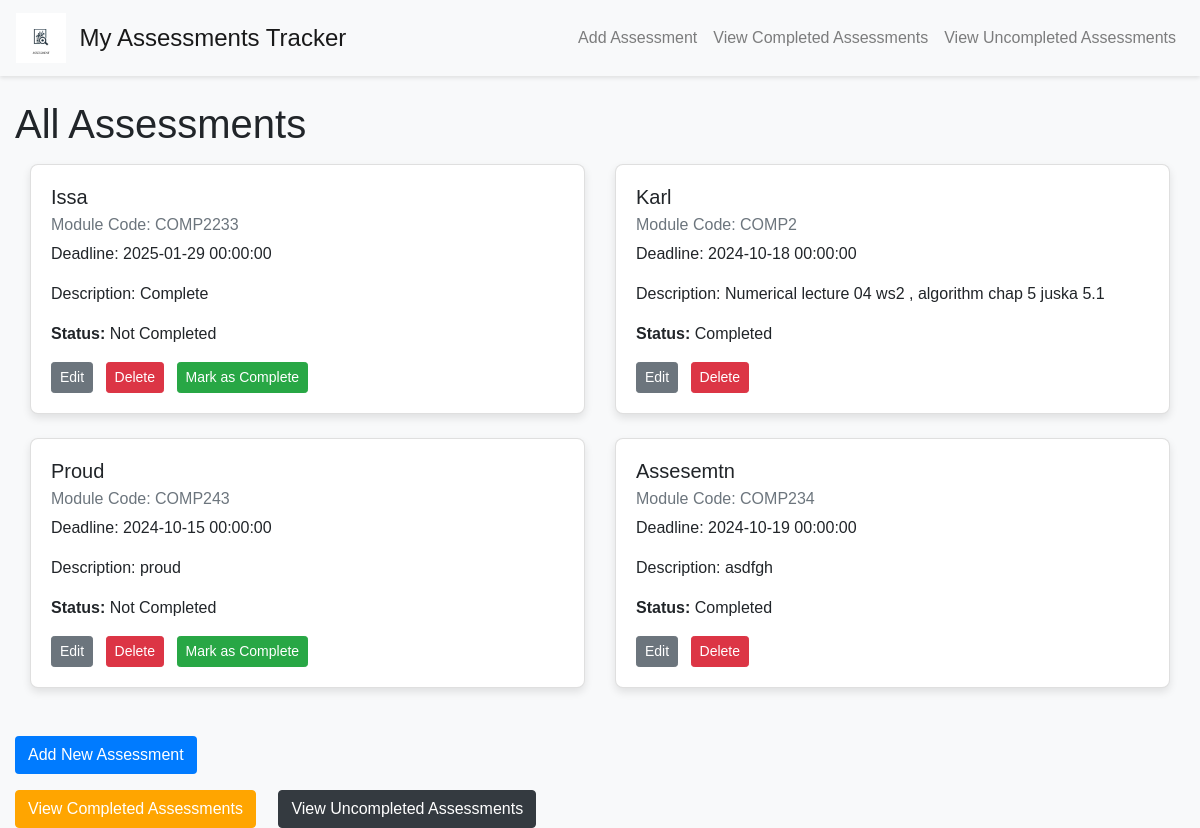
Before: / with the older database file.
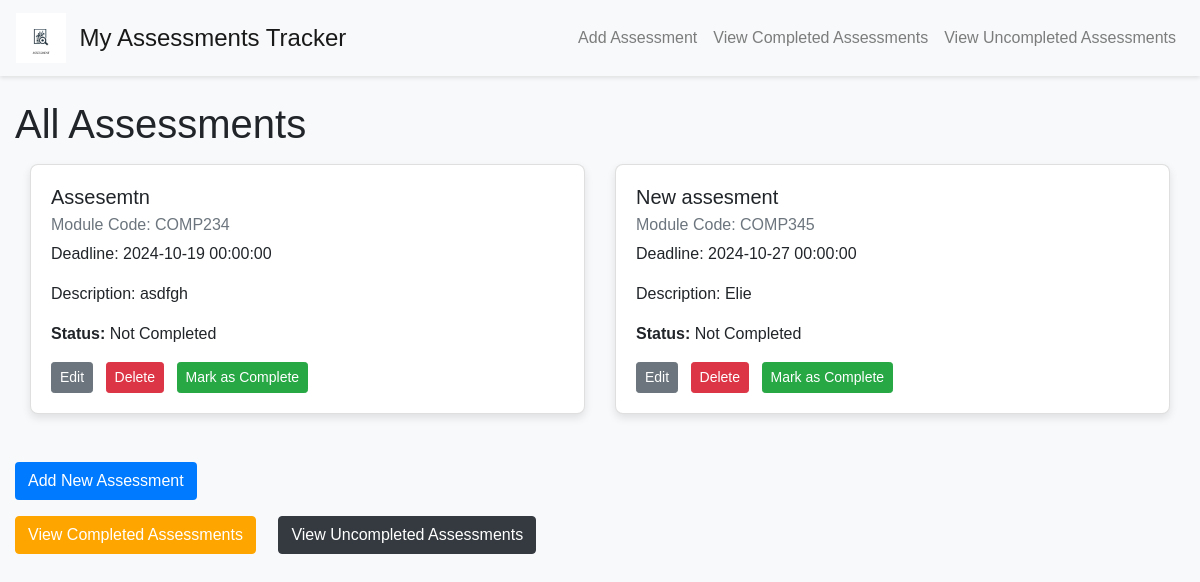
After: the same page with the newer database file.
### app/models.py (models this page shows)
class Assessment(db.Model):
    id = db.Column(db.Integer, primary_key=True)
    title = db.Column(db.String(100), nullable=False)
    module_code = db.Column(db.String(20), nullable=False)
    deadline_date = db.Column(db.DateTime, nullable=False)
    description = db.Column(db.Text, nullable=False)
    is_complete = db.Column(db.Boolean, default=False)

### app/views.py (the view)
@app.route('/')
def index():
    assessments = Assessment.query.all()
    return render_template('index.html', title='All Assessments', assessments=assessments)

### app/templates/index.html
{% extends "base.html" %}
{% block content %}
  <h1 class="mt-4">All Assessments</h1>
  <div class="container mt-3">
    <div class="row">
      {% for assessment in assessments %}
        <div class="col-md-6 mb-4">
          <div class="card">
            <div class="card-body">
              <h5 class="card-title">{{ assessment.title }}</h5>
              <h6 class="card-subtitle mb-2 text-muted">Module Code: {{ assessment.module_code }}</h6>
              <p class="card-text">Deadline: {{ assessment.deadline_date }}</p>
              <p class="card-text">Description: {{ assessment.description }}</p>
              <p class="card-text"><strong>Status:</strong> {{ 'Completed' if assessment.is_complete else 'Not Completed' }}</p>
              <a href="{{ url_for('edit_assessment', assessment_id=assessment.id) }}" class="btn btn-secondary btn-sm mr-2">Edit</a>
              <form action="{{ url_for('delete_assessment', assessment_id=assessment.id) }}" method="post" style="display:inline;">
                <button type="submit" class="btn btn-danger btn-sm mr-2">Delete</button>
              </form>
              {% if not assessment.is_complete %}
                <form action="{{ url_for('mark_complete', assessment_id=assessment.id) }}" method="post" style="display:inline;">
                  <button type="submit" class="btn btn-success btn-sm">Mark as Complete</button>
                </form>
              {% endif %}
            </div>
          </div>
        </div>
      {% endfor %}
    </div>
  </div>
  <div class="mt-4">
    <a href="{{ url_for('add_assessment') }}" class="btn btn-add-new">Add New Assessment</a>
  </div>
  <div class="mt-3">
    <a href="{{ url_for('view_completed') }}" class="btn btn-primary mr-2">View Completed Assessments</a>
    <a href="{{ url_for('view_uncompleted') }}" class="btn btn-dark">View Uncompleted Assessments</a>
  </div>
{% endblock %}

### app/templates/base.html (shortened to what this page needs)
<!DOCTYPE html>
<html lang="en">
  <head>
    <link rel="stylesheet" href="https://stackpath.bootstrapcdn.com/bootstrap/4.2.1/css/bootstrap.min.css">
    <link rel="stylesheet" href="{{ url_for('static', filename='style.css') }}?v=1.0">
  </head>
  <body>
    <nav class="navbar navbar-expand-sm navbar-light bg-light">
      <a class="navbar-brand" href="/">
        <img src="{{ url_for('static', filename='logo.png') }}" alt="Logo" style="width: 50px; height: 50px;">
        <span class="ml-2 h4 align-middle">My Assessments Tracker</span>
      </a>
      <div class="collapse navbar-collapse" id="navbarSupportedContent">
        <ul class="navbar-nav ml-auto">
          <li class="nav-item"><a class="nav-link" href="/add">Add Assessment</a></li>
          <li class="nav-item"><a class="nav-link" href="/view_completed">View Completed Assessments</a></li>
          <li class="nav-item"><a class="nav-link" href="/view_uncompleted">View Uncompleted Assessments</a></li>
        </ul>
      </div>
    </nav>
    <div class="container">
      {% block content %}{% endblock %}
    </div>
  </body>
</html>

### app/static/style.css (style rules this page uses)
body { font-family: Arial, sans-serif; background-color: #f8f9fa; }
.card { box-shadow: 0 4px 8px rgba(0, 0, 0, 0.1); transition: box-shadow 0.3s ease; border-radius: 8px; }
.card-body { padding: 20px; }
.btn { transition: background-color 0.3s, transform 0.3s; }
.btn-primary { background-color: #ffa500; border-color: #ffa500; }
.btn-danger { background-color: #dc3545; border-color: #dc3545; }
.btn-success { background-color: #28a745; border-color: #28a745; }
.navbar { box-shadow: 0 2px 4px rgba(0, 0, 0, 0.1); }
a { color: #007bff; text-decoration: none; }
.container { max-width: 1200px; margin: 0 auto; }
.btn + .btn { margin-left: 10px; }
.btn-add-new { background-color: #007bff; color: white; }

Changed rows visible on the page:
removed Assessment: title "Issa", module_code "COMP2233", deadline_date "2025-01-29 00:00:00", description "Complete", is_complete "Not Completed"
removed Assessment: title "Karl", module_code "COMP2", deadline_date "2024-10-18 00:00:00", description "Numerical lecture 04 ws2 , algorithm chap 5 juska 5.1", is_complete "Completed"
removed Assessment: title "Proud", module_code "COMP243", deadline_date "2024-10-15 00:00:00", description "proud", is_complete "Not Completed"
changed Assessment "Assesemtn": is_complete "Completed" → "Not Completed"; now shows "Mark as Complete"
added Assessment: title "New assesment", module_code "COMP345", deadline_date "2024-10-27 00:00:00", description "Elie", is_complete "Not Completed"
